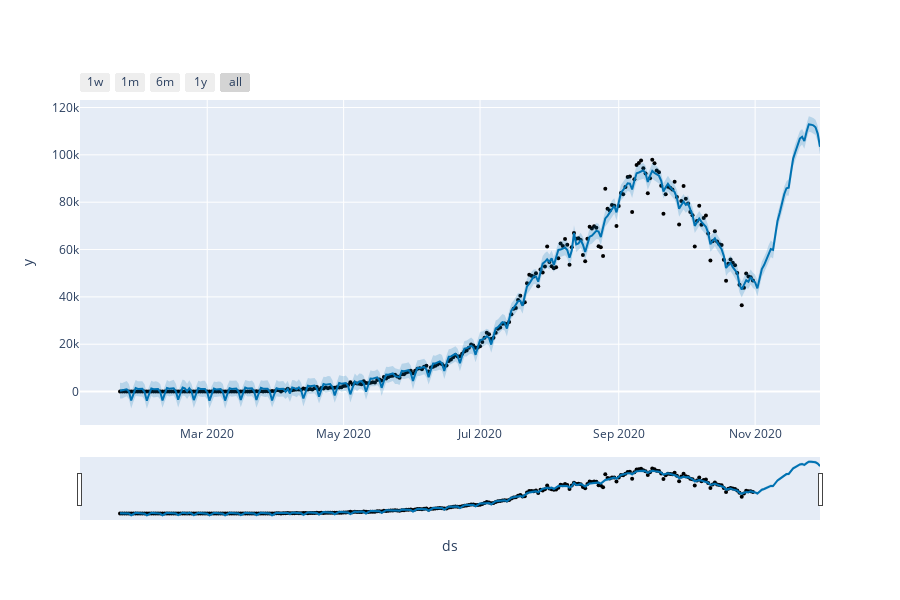
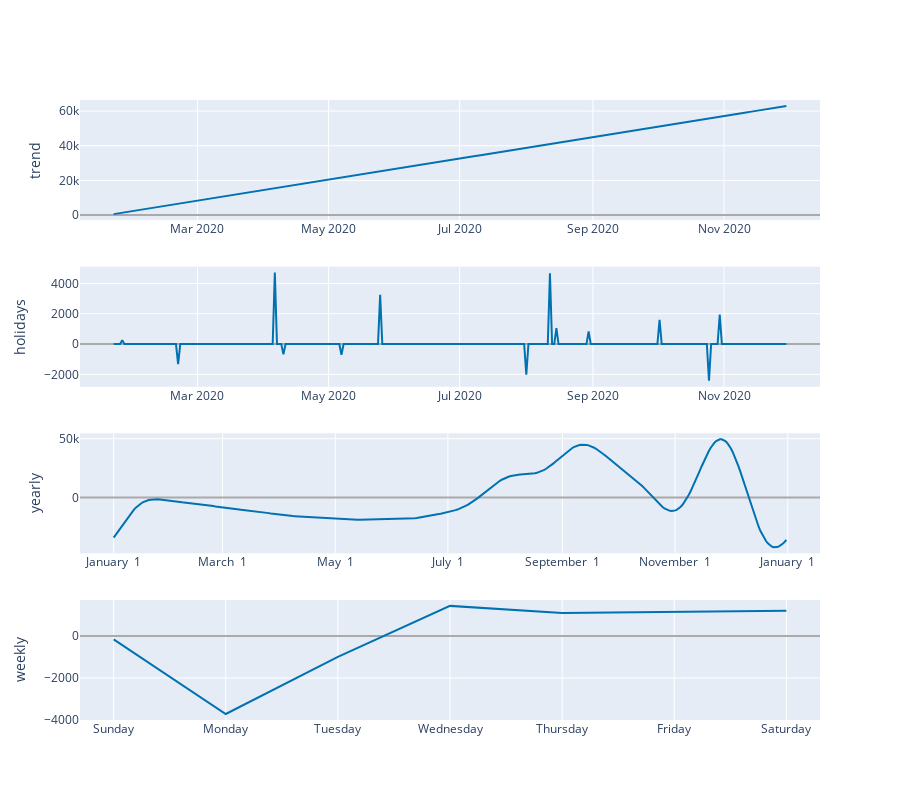

These figures' notebook cell, in order:
### Markdown cell above
# Interactive Plotting

### Code cell
from visualization.prophet_visualizer import ProphetVisualizer

# Forecast já gerado
ProphetVisualizer.plot_forecast_interactive(model, forecast)

# Componentes
ProphetVisualizer.plot_components_interactive(model, forecast)

### Figure 1 — Plotly figure (JSON) as saved in the notebook; plotly's stock layout.template omitted (floating-point values rounded to 4 significant figures; data arrays with more than 128 entries replaced by an {"elided": "..."} marker saying what was removed)
{"data": [{"marker": {"color": "black", "size": 4}, "mode": "markers", "name": "Actual", "type": "scatter", "x": {"elided": "284 str values"}, "y": {"elided": "284 float values"}}, {"hoverinfo": "skip", "line": {"width": 0}, "mode": "lines", "type": "scatter", "x": {"elided": "314 str values"}, "y": {"elided": "314 float values"}}, {"fill": "tonexty", "fillcolor": "rgba(0, 114, 178, 0.2)", "line": {"color": "#0072B2", "width": 2}, "mode": "lines", "name": "Predicted", "type": "scatter", "x": {"elided": "314 str values"}, "y": {"elided": "314 float values"}}, {"fill": "tonexty", "fillcolor": "rgba(0, 114, 178, 0.2)", "hoverinfo": "skip", "line": {"width": 0}, "mode": "lines", "type": "scatter", "x": {"elided": "314 str values"}, "y": {"elided": "314 float values"}}], "layout": {"height": 600, "showlegend": false, "width": 900, "xaxis": {"rangeselector": {"buttons": [{"count": 7, "label": "1w", "step": "day", "stepmode": "backward"}, {"count": 1, "label": "1m", "step": "month", "stepmode": "backward"}, {"count": 6, "label": "6m", "step": "month", "stepmode": "backward"}, {"count": 1, "label": "1y", "step": "year", "stepmode": "backward"}, {"step": "all"}]}, "rangeslider": {"visible": true}, "title": {"text": "ds"}, "type": "date"}, "yaxis": {"title": {"text": "y"}}}}

### Figure 2 — Plotly figure (JSON) as saved in the notebook; plotly's stock layout.template omitted (floating-point values rounded to 4 significant figures; data arrays with more than 128 entries replaced by an {"elided": "..."} marker saying what was removed)
{"data": [{"line": {"color": "#0072B2", "width": 2}, "mode": "lines", "name": "trend", "type": "scatter", "x": {"elided": "314 str values"}, "xaxis": "x", "y": {"elided": "314 float values"}, "yaxis": "y"}, {"line": {"color": "rgba(0, 114, 178, 0.2)", "width": 0}, "mode": "lines", "name": "trend_upper", "type": "scatter", "x": {"elided": "314 str values"}, "xaxis": "x", "y": {"elided": "314 float values"}, "yaxis": "y"}, {"fill": "tonexty", "fillcolor": "rgba(0, 114, 178, 0.2)", "line": {"color": "rgba(0, 114, 178, 0.2)", "width": 0}, "mode": "lines", "name": "trend_lower", "type": "scatter", "x": {"elided": "314 str values"}, "xaxis": "x", "y": {"elided": "314 float values"}, "yaxis": "y"}, {"line": {"color": "#0072B2", "width": 2}, "mode": "lines", "name": "holidays", "text": {"elided": "314 str values"}, "type": "scatter", "x": {"elided": "314 str values"}, "xaxis": "x2", "y": {"elided": "314 float values"}, "yaxis": "y2"}, {"line": {"color": "#0072B2", "width": 2}, "mode": "lines", "name": "yearly", "type": "scatter", "x": {"elided": "365 str values"}, "xaxis": "x3", "y": {"elided": "365 float values"}, "yaxis": "y3"}, {"line": {"color": "#0072B2", "width": 2}, "mode": "lines", "name": "weekly", "type": "scatter", "x": ["2017-01-01T00:00:00.000000000", "2017-01-02T00:00:00.000000000", "2017-01-03T00:00:00.000000000", "2017-01-04T00:00:00.000000000", "2017-01-05T00:00:00.000000000", "2017-01-06T00:00:00.000000000", "2017-01-07T00:00:00.000000000"], "xaxis": "x4", "y": [-166.4, -3723.0, -1001.0, 1435.0, 1095.0, 1160.0, 1200.0], "yaxis": "y4"}], "layout": {"height": 800, "showlegend": false, "width": 900, "xaxis": {"anchor": "y", "domain": [0, 1], "range": ["2020-01-06T08:24:00", "2020-12-15T15:36:00"], "type": "date"}, "xaxis2": {"anchor": "y2", "domain": [0, 1], "range": ["2020-01-06T08:24:00", "2020-12-15T15:36:00"], "type": "date"}, "xaxis3": {"anchor": "y3", "domain": [0, 1], "range": ["2016-12-13T18:54:02.958904115", "2018-01-18T11:04:57.863013581"], "tickformat": "%B %e", "type": "date"}, "xaxis4": {"anchor": "y4", "domain": [0, 1], "range": ["2016-12-31T16:48:00", "2017-01-07T07:12:00"], "tickformat": "%A", "type": "date"}, "yaxis": {"anchor": "x", "domain": [0.8063, 1], "rangemode": "normal", "title": {"text": "trend"}, "zerolinecolor": "#AAA"}, "yaxis2": {"anchor": "x2", "domain": [0.5375, 0.7312], "rangemode": "tozero", "title": {"text": "holidays"}, "zerolinecolor": "#AAA"}, "yaxis3": {"anchor": "x3", "domain": [0.2687, 0.4625], "title": {"text": "yearly"}, "zerolinecolor": "#AAA"}, "yaxis4": {"anchor": "x4", "domain": [0, 0.1938], "title": {"text": "weekly"}, "zerolinecolor": "#AAA"}}}
